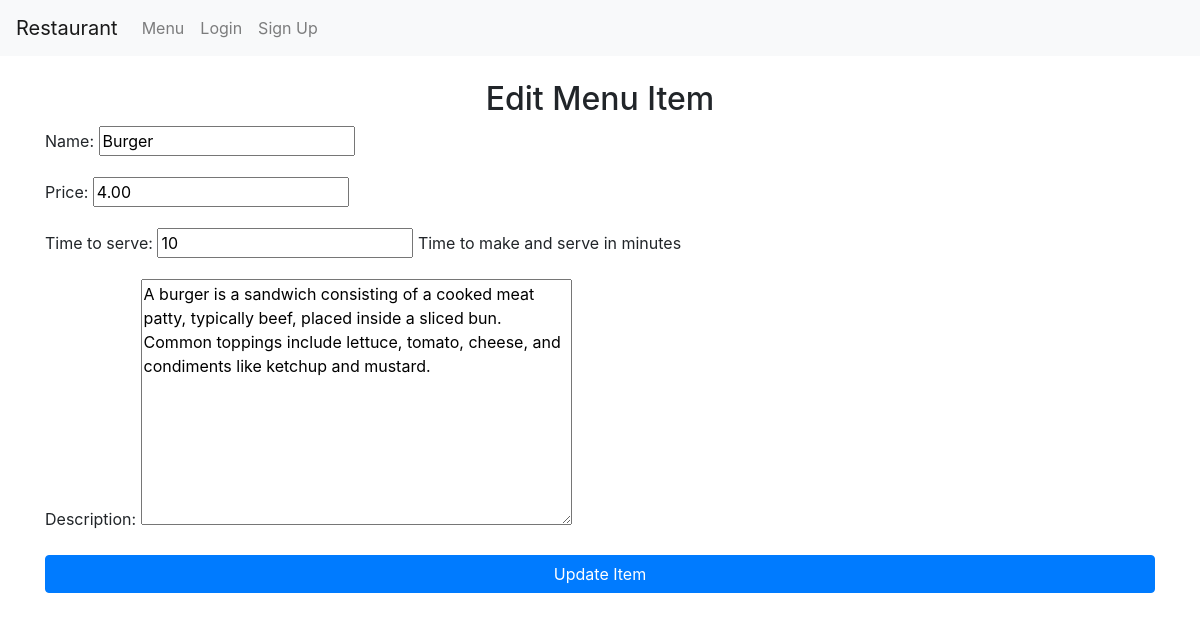
The page /items/1/edit/ (signed in) on the database its author committed.
### restaurant/models.py (models this page shows)
class MenuItem(models.Model):
    name = models.CharField(max_length=100)
    description = models.TextField()
    price = models.DecimalField(max_digits=6, decimal_places=2)
    time_to_serve = models.IntegerField(help_text="Time to make and serve in minutes")

### restaurant/views.py (the view)
# urls.py: path('items/<int:pk>/edit/', views.item_update, name='edit_menu_item'),
@login_required
def item_update(request, pk):
    item = get_object_or_404(MenuItem, pk=pk)
    if request.method == "POST":
        form = MenuItemForm(request.POST, instance=item)
        if form.is_valid():
            form.save()
            return redirect('restaurant:item_detail', pk=pk)
    else:
        form = MenuItemForm(instance=item)
    return render(request, "restaurant/item_form.html", {"form": form})

### restaurant/forms.py
class MenuItemForm(forms.ModelForm):
    class Meta:
        model = MenuItem
        fields = ['name', 'price', 'time_to_serve', 'description']

### IS424-Project-main/restaurant/templates/restaurant/item_form.html (shortened to what this page needs)
{% extends "restaurant/layout.html" %}
{% block body %}
<h2 class="text-center">{% if form.instance.pk %}Edit{% else %}Add{% endif %} Menu Item</h2>
<form method="post" class="form-signin">
    {{ form.as_p }}
    <button type="submit" class="btn btn-primary btn-block">{% if form.instance.pk %}Update{% else %}Add{% endif %} Item</button>
</form>
{% endblock %}

### rows shown on the page
MenuItem: name "Burger", price "4.00", time_to_serve "10", description "A burger is a sandwich consisting of a cooked meat patty, typically beef, placed inside a sliced bun. Common toppings include lettuce, tomato, cheese, and condiments like ketchup and mustard."
